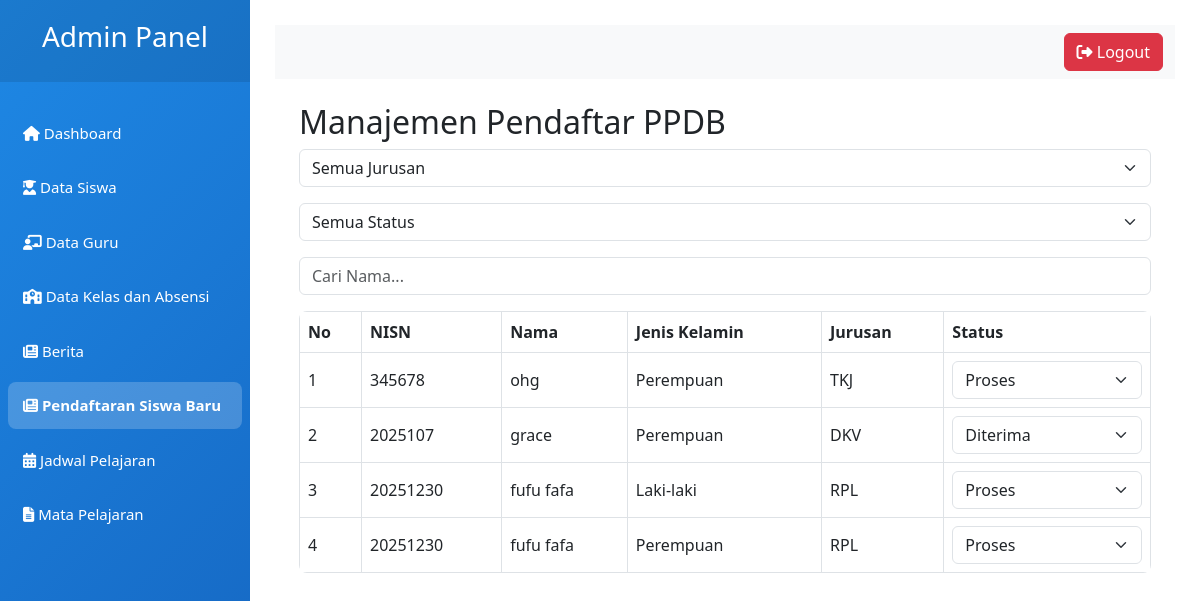
/backend/admin.php?page=ppdb_admin (signed in), run on an earlier commit of the app's database.
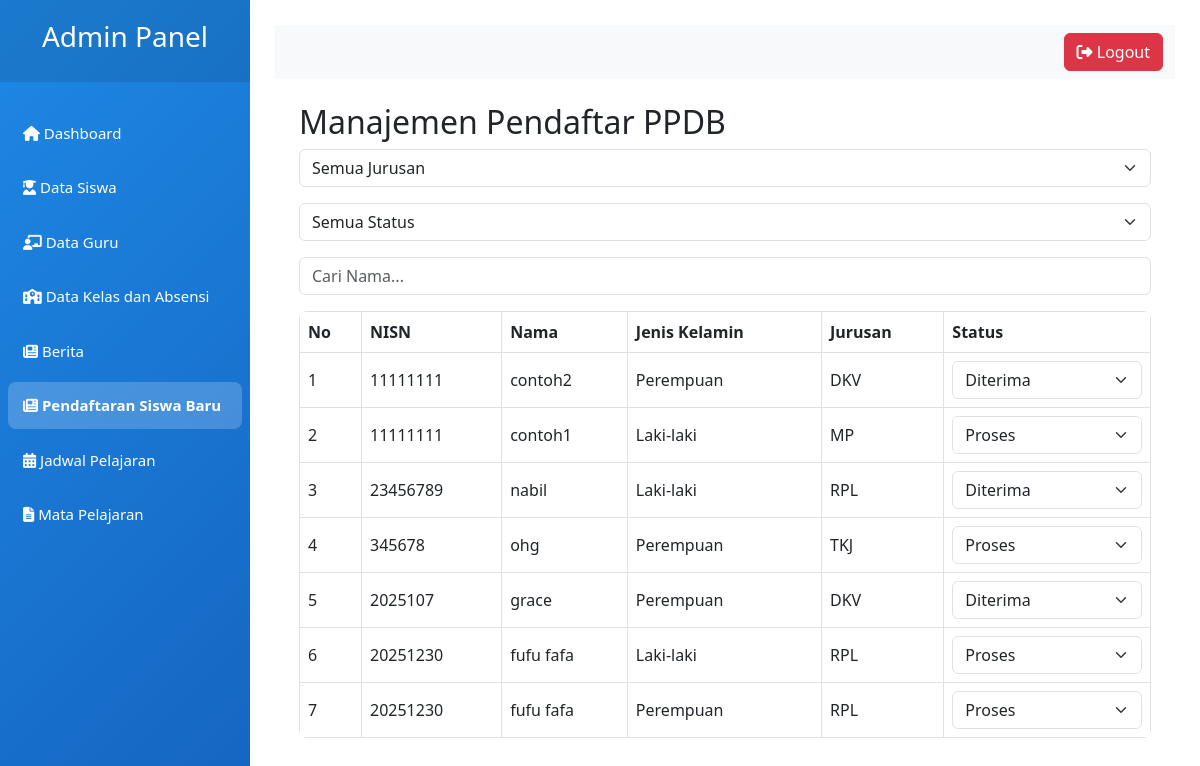
And on a later commit of the database.
### tables this page shows
CREATE TABLE `ppdb_pendaftar` (
  `id` int NOT NULL,
  `nisn` varchar(20) NOT NULL,
  `nama_lengkap` varchar(100) NOT NULL,
  `jenis_kelamin` enum('laki-laki','perempuan') NOT NULL,
  `agama` varchar(20) NOT NULL,
  `tempat_lahir` varchar(50) NOT NULL,
  `tanggal_lahir` date NOT NULL,
  `alamat_email` varchar(100) DEFAULT NULL,
  `no_hp` varchar(20) NOT NULL,
  `nama_sekolah` varchar(100) NOT NULL,
  `jurusan` varchar(50) NOT NULL,
  `status` enum('proses','diterima','ditolak') DEFAULT 'proses',
  `created_at` timestamp NULL DEFAULT CURRENT_TIMESTAMP
);

### backend/modules/ppdb_admin.php (the view, shortened to what this page needs)
<?php
require_once __DIR__ . '/../../config/koneksi.php';
$query = "SELECT id, nisn, nama_lengkap, jenis_kelamin, jurusan, status FROM ppdb_pendaftar ORDER BY id DESC";
$result = mysqli_query($db, $query);
$pendaftar = [];
while ($row = mysqli_fetch_assoc($result)) {
    $pendaftar[] = $row;
}
?>
<!DOCTYPE html>
<html lang="id">
<head>
    <link href="https://cdn.jsdelivr.net/npm/bootstrap@5.3.0/dist/css/bootstrap.min.css" rel="stylesheet">
    <link rel="stylesheet" href="https://cdn.jsdelivr.net/npm/sweetalert2@11/dist/sweetalert2.min.css">
</head>
<body>
    <div class="container mt-4">
        <h2>Manajemen Pendaftar PPDB</h2>
        <div class="filter-bar mb-3">
            <select id="filterJurusan" class="form-select">
                <option value="">Semua Jurusan</option>
            </select>
            <select id="filterStatus" class="form-select">
                <option value="">Semua Status</option>
            </select>
            <input type="text" id="searchNama" class="form-control" placeholder="Cari Nama...">
        </div>
        <div class="table-responsive">
            <table class="table table-bordered" id="ppdbAdminTable">
                <thead>
                    <tr>
                        <th>No</th>
                        <th>NISN</th>
                        <th>Nama</th>
                        <th>Jenis Kelamin</th>
                        <th>Jurusan</th>
                        <th>Status</th>
                    </tr>
                </thead>
                <tbody>
                    <?php if (count($pendaftar) === 0): ?>
                        <tr>
                            <td colspan="6" class="text-center">Belum ada pendaftar.</td>
                        </tr>
                    <?php else: ?>
                        <?php foreach ($pendaftar as $i => $row): ?>
                            <tr data-jurusan="<?= strtolower($row['jurusan']) ?>"
                                data-status="<?= strtolower($row['status']) ?>"
                                data-nama="<?= strtolower($row['nama_lengkap']) ?>">
                                <td><?= $i + 1 ?></td>
                                <td><?= htmlspecialchars($row['nisn']) ?></td>
                                <td><?= htmlspecialchars($row['nama_lengkap']) ?></td>
                                <td><?= ucwords($row['jenis_kelamin']) ?></td>
                                <td><?= strtoupper($row['jurusan']) ?></td>
                                <td>
                                    <select class="form-select status-select" data-id="<?= $row['id'] ?>">
                                        <option value="proses" <?= $row['status'] == 'proses' ? 'selected' : '' ?>>Proses
                                        </option>
                                        <option value="diterima" <?= $row['status'] == 'diterima' ? 'selected' : '' ?>>Diterima
                                        </option>
                                    </select>
                                </td>
                            </tr>
                        <?php endforeach ?>
                    <?php endif ?>
                </tbody>
            </table>
        </div>
    </div>
</body>
</html>

### backend/admin.php (shortened to what this page needs)
<!DOCTYPE html>
<html lang="id">
<head>
    <link href="https://cdn.jsdelivr.net/npm/bootstrap@5.3.0/dist/css/bootstrap.min.css" rel="stylesheet">
    <link rel="stylesheet" href="https://cdnjs.cloudflare.com/ajax/libs/font-awesome/6.4.0/css/all.min.css">
</head>
<body>
    <div class="wrapper">
        <nav id="sidebar">
            <div class="sidebar-header">
                <h3>Admin Panel</h3>
            </div>
            <ul class="list-unstyled components">
                <li class="active">
                    <a href="?page=dashboard">
                        <i class="fas fa-home"></i> Dashboard
                    </a>
                </li>
                <li>
                    <a href="?page=siswa">
                        <i class="fas fa-user-graduate"></i> Data Siswa
                    </a>
                </li>
                <li>
                    <a href="?page=guru">
                        <i class="fas fa-chalkboard-teacher"></i> Data Guru
                    </a>
                </li>
                <li>
                    <a href="?page=kelas">
                        <i class="fas fa-school"></i> Data Kelas dan Absensi
                    </a>
                </li>
                <li>
                    <a href="?page=berita">
                        <i class="fas fa-newspaper"></i> Berita
                    </a>
                </li>
                <li>
                    <a href="?page=ppdb_admin">
                        <i class="fas fa-newspaper"></i> Pendaftaran Siswa Baru
                    </a>
                </li>
                <li>
                    <a href="?page=jadwal">
                        <i class="fas fa-calendar-alt"></i> Jadwal Pelajaran
                    </a>
                </li>
                <li>
                    <a href="?page=mapel">
                        <i class="fas fa-file-alt"></i> Mata Pelajaran
                    </a>
            </ul>
        </nav>
        <div id="content">
            <nav class="navbar navbar-expand-lg navbar-light bg-light">
                <div class="container-fluid">
                    <div class="ms-auto">
                        <a href="../config/logout.php" class="btn btn-danger">
                            <i class="fas fa-sign-out-alt"></i> Logout
                        </a>
                    </div>
                </div>
            </nav>
            <div class="container-fluid">
                <?php
                $page = $_GET['page'] ?? 'dashboard';
                $file = "modules/$page.php";
                if (file_exists($file)) {
                    include $file;
                } else {
                    include "modules/dashboard.php";
                }
                ?>
            </div>
        </div>
    </div>
</body>
</html>

### backend/admin.php (style rules this page uses)
* { box-sizing: border-box; }
body { margin: 0; font-family: 'Segoe UI', Tahoma, Geneva, Verdana, sans-serif; background-color: #f5f8ff; color: #333; }
.wrapper { display: flex; width: 100%; }
#sidebar { min-width: 250px; max-width: 250px; min-height: 100vh; background: linear-gradient(135deg, #1e88e5 0%, #1565c0 100%); color: white; transition: all 0.3s; }
#sidebar .sidebar-header { padding: 20px; background: rgba(0, 0, 0, 0.1); text-align: center; }
#sidebar ul.components { padding: 20px 0; }
#sidebar ul li a { padding: 12px 15px; font-size: 15px; display: block; color: white; text-decoration: none; border-radius: 8px; margin: 8px; transition: all 0.2s; }
#sidebar ul li.active>a { background: rgba(255, 255, 255, 0.2); font-weight: 600; }
#content { flex: 1; padding: 25px; min-height: 100vh; transition: all 0.3s; }
.table { background: white; border-radius: 8px; overflow: hidden; }
.table th { background-color: #e3f2fd; color: #1565c0; font-weight: 600; border-bottom: 2px solid #1565c0; }
.table td, .table th { padding: 12px; vertical-align: middle; }
.btn-danger { background: #ef5350; border: none; }
#sidebar, #content { transition: all 0.3s ease; }

### backend/modules/ppdb_admin.php (style rules this page uses)
.filter-bar { display: flex; gap: 16px; margin-bottom: 24px; flex-wrap: wrap; }
.filter-bar>* { min-width: 180px; }

What changed in the data, as far as the page shows it:
added ppdb_pendaftar: nisn "11111111", nama_lengkap "contoh2", jenis_kelamin "Perempuan", jurusan "DKV", status+id "Diterima"
added ppdb_pendaftar: nisn "11111111", nama_lengkap "contoh1", jenis_kelamin "Laki-laki", jurusan "MP", status+id "Proses"
added ppdb_pendaftar: nisn "23456789", nama_lengkap "nabil", jenis_kelamin "Laki-laki", jurusan "RPL", status+id "Diterima"
